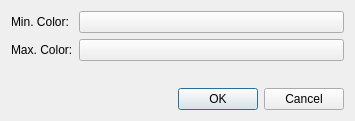
<?xml version="1.0" encoding="UTF-8"?>
<ui version="4.0">
 <class>ColorDialog</class>
 <widget class="QDialog" name="ColorDialog">
  <property name="geometry">
   <rect>
    <x>0</x>
    <y>0</y>
    <width>355</width>
    <height>121</height>
   </rect>
  </property>
  <property name="windowTitle">
   <string>Color Map Editor</string>
  </property>
  <layout class="QVBoxLayout" name="verticalLayout">
   <item>
    <layout class="QFormLayout" name="formLayout">
     <item row="0" column="0">
      <widget class="QLabel" name="label">
       <property name="text">
        <string>Min. Color:</string>
       </property>
      </widget>
     </item>
     <item row="0" column="1">
      <widget class="QPushButton" name="pushButton_min">
       <property name="text">
        <string/>
       </property>
      </widget>
     </item>
     <item row="1" column="0">
      <widget class="QLabel" name="label_2">
       <property name="text">
        <string>Max. Color:</string>
       </property>
      </widget>
     </item>
     <item row="1" column="1">
      <widget class="QPushButton" name="pushButton_max">
       <property name="text">
        <string/>
       </property>
      </widget>
     </item>
    </layout>
   </item>
   <item>
    <widget class="QDialogButtonBox" name="buttonBox">
     <property name="orientation">
      <enum>Qt::Horizontal</enum>
     </property>
     <property name="standardButtons">
      <set>QDialogButtonBox::Cancel|QDialogButtonBox::Ok</set>
     </property>
    </widget>
   </item>
  </layout>
 </widget>
 <resources/>
 <connections>
  <connection>
   <sender>buttonBox</sender>
   <signal>accepted()</signal>
   <receiver>ColorDialog</receiver>
   <slot>accept()</slot>
   <hints>
    <hint type="sourcelabel">
     <x>248</x>
     <y>254</y>
    </hint>
    <hint type="destinationlabel">
     <x>157</x>
     <y>274</y>
    </hint>
   </hints>
  </connection>
  <connection>
   <sender>buttonBox</sender>
   <signal>rejected()</signal>
   <receiver>ColorDialog</receiver>
   <slot>reject()</slot>
   <hints>
    <hint type="sourcelabel">
     <x>316</x>
     <y>260</y>
    </hint>
    <hint type="destinationlabel">
     <x>286</x>
     <y>274</y>
    </hint>
   </hints>
  </connection>
 </connections>
</ui>
